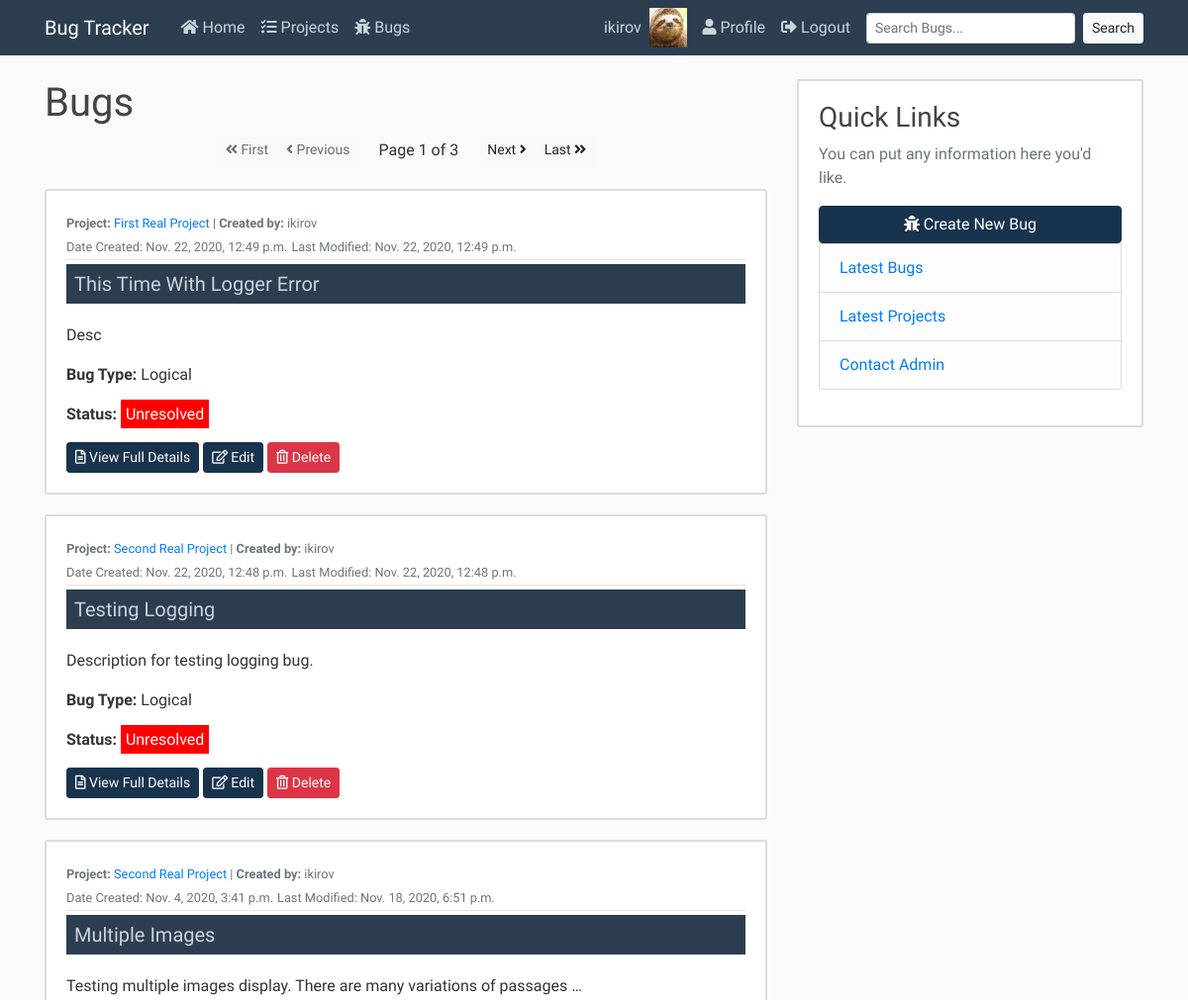
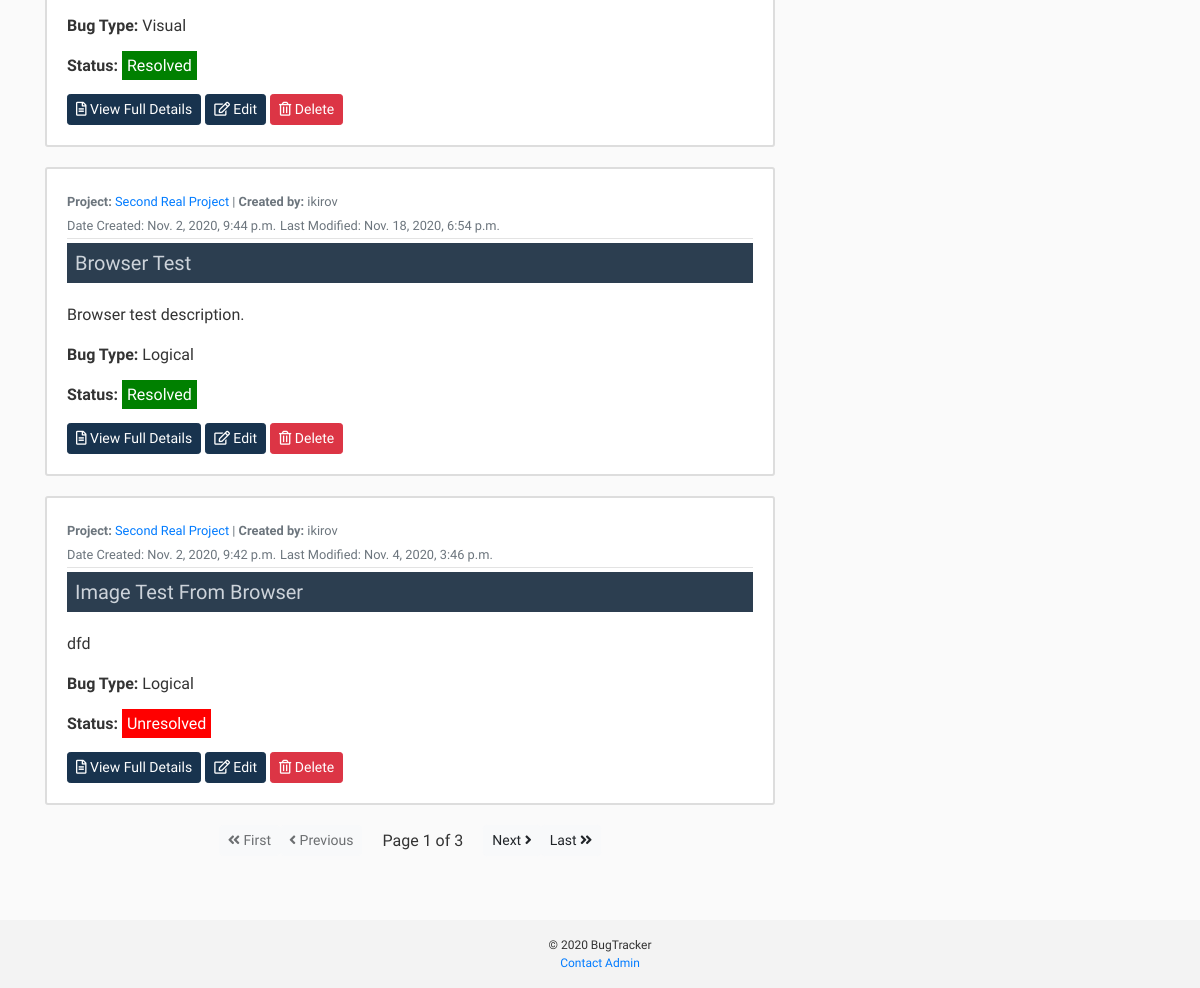
/bugs/ (signed in), run on the app's committed database (2 pictures, top to bottom).
### users/models.py (models this page shows, shortened)
class Profile(models.Model):
    user = models.OneToOneField(User, on_delete=models.CASCADE)
    image = models.ImageField(default='default.jpg', upload_to='profile_pics')

### projects/models.py (models this page shows, shortened)
class Bug(models.Model):
    author = models.ForeignKey(User, on_delete=models.DO_NOTHING)
    name = models.CharField(max_length=50)
    desc = models.CharField(max_length=2000, help_text="2000 character limit.")
    BUG_TYPES = (
        ('V', 'Visual'),
        ('L', 'Logical'),
        ('O', 'Other'),
    )
    bug_type = models.CharField(max_length=1, choices=BUG_TYPES)
    date_added = models.DateTimeField(auto_now_add=True)
    date_modified = models.DateTimeField(auto_now=True)
    project = models.ForeignKey(Project, on_delete=models.CASCADE)
    image = models.ImageField(upload_to='bug_pics', default='default_bug.png') #image field has automatic validation to ensure the upload is a valid image - no need for further validation on file size since we are using Pillow to resize to a manageable size
    image2 = models.ImageField(upload_to='bug_pics', default='default_bug.png')
    resolved = models.BooleanField(default=False)
    class Meta:
        ordering = ['-date_added']

class Project(models.Model):
    name = models.CharField(max_length=50)
    PROJ_TYPES = (
        ('D', 'Dev'),
        ('P', 'Print'),
        ('O', 'Other'),
    )
    proj_type = models.CharField(max_length=1, choices=PROJ_TYPES)
    date_added = models.DateTimeField(auto_now_add=True)
    date_modified = models.DateTimeField(auto_now=True)
    editors = models.ManyToManyField(User)
    def __str__(self):
        return self.name

### projects/views.py (the view)
# urls.py: path('bugs/', BugListView.as_view(), name="bugs-list"),
class BugListView(LoginRequiredMixin, ListView):
    model = Bug
    context_object_name = "bug_list"
    ordering = ['-date_added']
    paginate_by = 5

### projects/templates/projects/bug_list.html
{% extends "status/base.html" %}
{% block content %}
    <h1>Bugs</h1>
    {% include 'projects/pagination.html' %}
    {% for bug in bug_list %}
        <article class="media content-section">
            <div class="media-body">
                <div class="article-metadata">
                    <small class="text-muted"><strong>Project:</strong> <a href="{% url 'bugs-project' bug.project.id bug.project.name %}">{{ bug.project }}</a> | <strong>Created by:</strong> {{ bug.author }}<br/></small>
                    <small class="text-muted">Date Created: {{ bug.date_added }}</small>
                    <small class="text-muted">Last Modified: {{ bug.date_modified }}</small>
                </div>
                <h2><a class="article-title" href="{% url 'bugs-detail' bug.id %}">{{ bug.name|title }}</a></h2>
                <p>{{bug.desc|truncatewords:"10"}}</p>
                <p class="article-content"><strong>Bug Type:</strong> {{ bug.get_bug_type_display }}</p>
                <p><strong>Status:</strong> {{bug.resolved|yesno:"<span style='color: white; background-color: green; padding: 5px;'>Resolved</span>, <span style='color: white; background-color: red; padding: 5px;'>Unresolved</span>"|safe}}</p>
                <a class="btn btn-primary btn-sm dark-button" href="{% url 'bugs-detail' bug.id %}"><i class="far fa-file-alt"></i> View Full Details</a>
                <a class="btn btn-primary btn-sm dark-button" href="{% url 'bugs-update' bug.id %}"><i class="far fa-edit"></i> Edit</a>
                <a class="btn btn-danger btn-sm" href="{% url 'bugs-delete' bug.id %}"><i class="far fa-trash-alt"></i> Delete</a>
            </div>
        </article>
    {% endfor %}
    {% include 'projects/pagination.html' %}
{% endblock content %}

### status/templates/status/base.html (shortened to what this page needs)
{% load static %}
<!DOCTYPE html>
<html lang="en">
<head>
    <link rel="stylesheet" href="https://cdn.jsdelivr.net/npm/bootstrap@4.5.3/dist/css/bootstrap.min.css">
    <link rel="stylesheet" href="{% static 'status/main.css' %}">
    <link rel="stylesheet" href="https://use.fontawesome.com/releases/v5.15.1/css/all.css">
</head>
<body>
    <header class="site-header">
        <nav class="navbar navbar-expand-lg navbar-dark bg-arctic-blue fixed-top">
            <div class="container">
            <a class="navbar-brand mr-4" href="{% url 'status-home' %}">Bug Tracker</a>
            <div class="collapse navbar-collapse" id="navbarToggle">
                <div class="navbar-nav mr-auto">
                <a class="nav-item nav-link" href="{% url 'status-home' %}"><i class="fas fa-home"></i> Home</a>
                {% if user.is_authenticated %}
                  <a class="nav-item nav-link" href="{% url 'projects-home' %}"><i class="fas fa-tasks"></i> Projects</a>
                  <a class="nav-item nav-link" href="{% url 'bugs-list' %}"><i class="fas fa-bug"></i> Bugs</a>
                {% endif %}
                </div>
                <div class="navbar-nav">
                  {% if user.is_authenticated %}
                    <div class="nav-profile-group">
                      <a class="nav-item nav-link" href="{% url 'profile' %}">{{user.username}}</a>
                      <img src="{{user.profile.image.url}}" style="zoom:15%;" class="mr-5"/>
                    </div>
                    <a class="nav-item nav-link" href="{% url 'profile' %}"><i class="fas fa-user"></i> Profile</a>
                    <a class="nav-item nav-link" href="{% url 'logout' %}"><i class="fas fa-sign-out-alt"></i> Logout</a>
                    <form type="get" action="{% url 'search-results' %}" accept-charset="utf-8" class="form-inline">
                      <input class="form-control form-control-sm ml-sm-2 mr-sm-2" type="search" placeholder="Search Bugs..." aria-label="Search" id="q" name="q">
                      <button class="btn btn-light my-2 my-sm-0 btn-sm" type="submit">Search</button>
                    </form>
                  {% else %}
                    <a class="nav-item nav-link" href="{% url 'login' %}"><i class="fas fa-sign-in-alt"></i> Login</a>
                    <a class="nav-item nav-link" href="{% url 'register' %}">Register</a>
                  {% endif %}
                </div>
            </div>
            </div>
        </nav>
    </header>
    <main role="main" class="container" style="min-height: 70vh;">
        <div class="row">
          <div class="col-lg-8">
            {% block content %}{% endblock %}
          </div>
          <div class="col-lg-4">
            <div class="content-section">
              <h3>Quick Links</h3>
              <p class='text-muted'>You can put any information here you'd like.
                <ul class="list-group">
                  <a class="btn btn-primary dark-button" href="{% url 'bugs-create' %}"><i class="fas fa-bug"></i> Create New Bug</a>
                  <li class="list-group-item list-group-item-light"><a href="{% url 'bugs-list' %}">Latest Bugs</a></li>
                  <li class="list-group-item list-group-item-light"><a href="{% url 'projects-home' %}">Latest Projects</a></li>
                  <li class="list-group-item list-group-item-light"><a href="{% url 'contact-admin' %}">Contact Admin</a></li>
                </ul>
              </p>
            </div>
          </div>
        </div>
      </main>
<footer class="page-footer font-small unique-color-dark" style="font-size:12px; background-color: #f3f3f3; margin-top:40px;">
  <div class="footer-copyright text-center py-3">
    © 2020 BugTracker<br>
    <a href="{% url 'contact-admin' %}">Contact Admin</a>
  </div>
</footer>
</body>
</html>

### status/static/status/main.css (style rules this page uses)
body { background: #fafafa; color: #333333; margin-top: 5rem; font-family: 'Abel', sans-serif; }
h1, h2, h3, h4, h5, h6 { color: #444444; }
ul { margin: 0; }
.bg-arctic-blue { background-color: #2C3E50; }
.site-header .navbar-nav .nav-link { color: #cbd5db; }
.content-section { background: #ffffff; border: 2px solid #dddddd; border-radius: 3px; margin-bottom: 20px; padding: 20px; }
.article-title { display: block; background-color: #2c3e50; height: 40px; padding: 8px; color: #cdd3da; font-size: 20px; margin-bottom: 20px; }
.article-content { white-space: pre-line; }
.article-metadata { padding-bottom: 1px; margin-bottom: 4px; border-bottom: 1px solid #e3e3e3 }
.nav-profile-group { display: none; }
@media only screen and (min-width: 1200px) { .nav-profile-group { display: flex; justify-content: center; } }
.dark-button { background-color: #18334e; border-color: #18334e; color: white; }

### data on the page
Bug: project "First Real Project", author "ikirov", date_added "Nov. 22, 2020, 12:49 p.m.", date_modified "Nov. 22, 2020, 12:49 p.m.", name "This Time With Logger Error", desc "Desc", bug_type "Logical", resolved "Unresolved"
Bug: project "Second Real Project", author "ikirov", date_added "Nov. 22, 2020, 12:48 p.m.", date_modified "Nov. 22, 2020, 12:48 p.m.", name "Testing Logging", desc "Description for testing logging bug.", bug_type "Logical", resolved "Unresolved"
Bug: project "Second Real Project", author "ikirov", date_added "Nov. 4, 2020, 3:41 p.m.", date_modified "Nov. 18, 2020, 6:51 p.m.", name "Multiple Images", desc "Testing multiple images display. There are many variations of passages …", bug_type "Visual", resolved "Resolved"
Bug: project "Second Real Project", author "ikirov", date_added "Nov. 2, 2020, 9:44 p.m.", date_modified "Nov. 18, 2020, 6:54 p.m.", name "Browser Test", desc "Browser test description.", bug_type "Logical", resolved "Resolved"
Bug: project "Second Real Project", author "ikirov", date_added "Nov. 2, 2020, 9:42 p.m.", date_modified "Nov. 4, 2020, 3:46 p.m.", name "Image Test From Browser", desc "dfd", bug_type "Logical", resolved "Unresolved"

### other printed values
{{ user.username }} "ikirov"
{{ page_obj.number }} "1 1"
{{ page_obj.paginator.num_pages }} "3 3"
